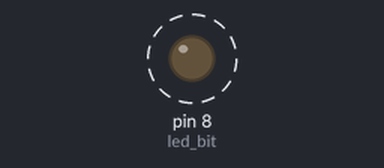
A sketch run on a simulated Arduino Uno, built with avr-gcc and run on an emulated ATmega328P. Parts: output pins drawn as LEDs (lit = HIGH). Dashed ring = blinking.

Above: at 0.5 s.
Timing chart, 0 to 4.8 s (numbered marks = the images above):
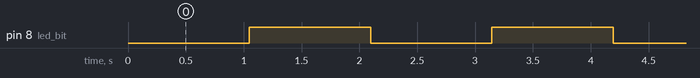

Measured:
- by itself, pin 8 (led_bit): alternates HIGH for 1.0 s and LOW for 1.0 s

The sketch:

timers_5.ino
```cpp
#define set_bit(_addr, _bit)(_addr |= 1<<_bit)
#define flip_bit(_addr, _bit)(_addr ^= 1<<_bit)
#define clear_register(_addr)(_addr = 0)

#define led_ddr DDRB
#define led_port PORTB
#define led_bit 0

void configure_timer1(){
  clear_register(TCCR1A);
  clear_register(TCCR1B);
  set_bit(TIMSK1, TOIE1);                     //enable timer overflow interrupt
  sei();                                      //enable global interrupts
  set_bit(TCCR1B, CS12);                      // set Fcpu/256
  //TCCR1B |= ((1 << CS10) | (1 << CS11));    // Start timer at Fcpu/64
}

ISR(TIMER1_OVF_vect){
  flip_bit(led_port, led_bit);             //toggle led
}

void setup() {
  set_bit(led_ddr, led_bit);                   //set led pin as output, pin 8
  configure_timer1();
}

void loop() {}
```
